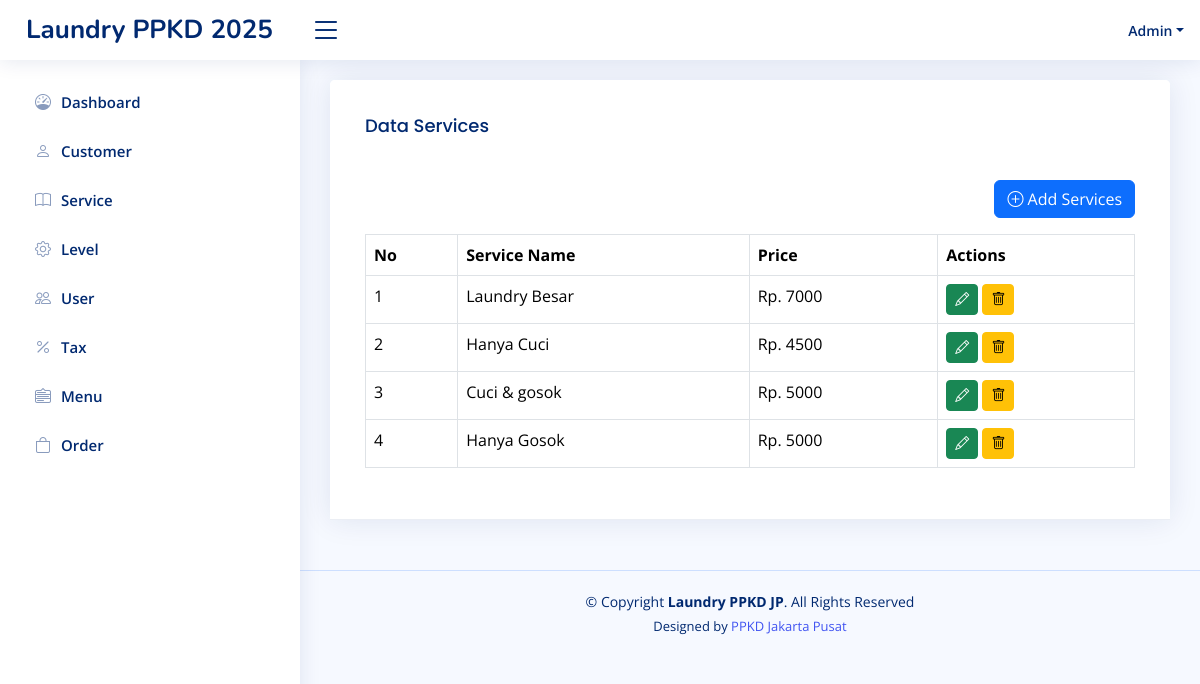
Page /home.php?page=service (signed in) on the earlier database version.
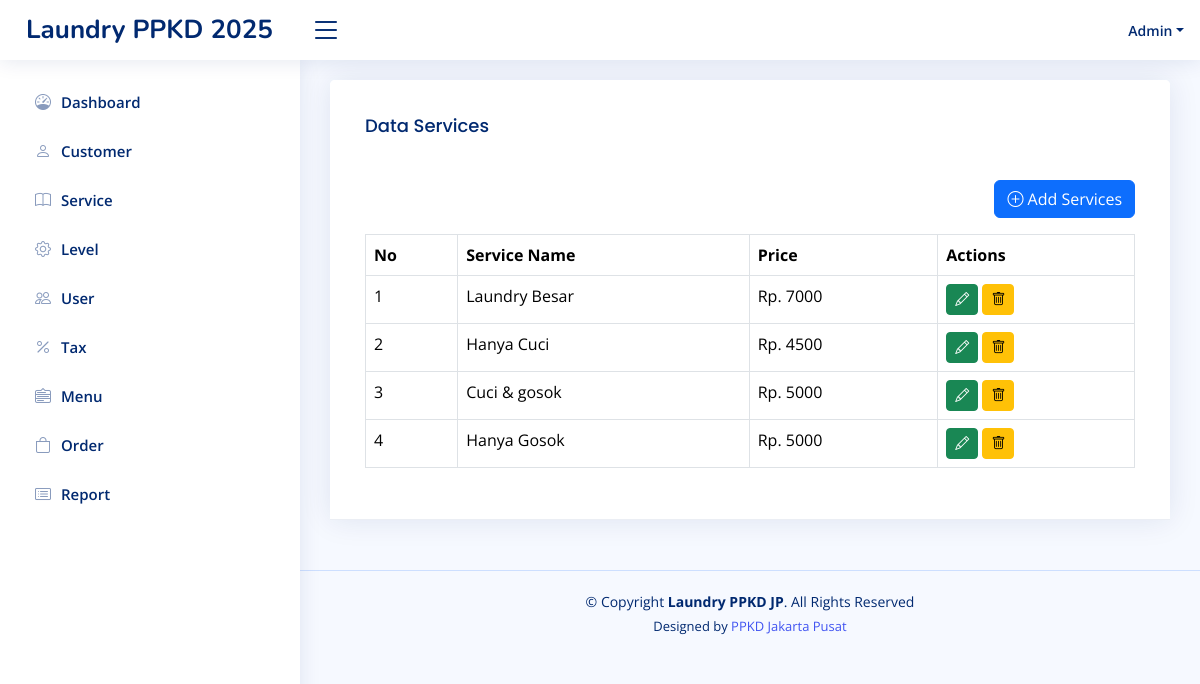
Same page on the later database version.
### tables this page shows
CREATE TABLE `level_menus` (
  `id` int(11) NOT NULL,
  `level_id` int(11) NOT NULL,
  `menu_id` int(11) NOT NULL,
  `created_at` timestamp NOT NULL DEFAULT current_timestamp(),
  `updated_at` timestamp NULL DEFAULT NULL ON UPDATE current_timestamp()
);

CREATE TABLE `menus` (
  `id` int(11) NOT NULL,
  `name` varchar(30) NOT NULL,
  `icon` varchar(30) NOT NULL,
  `link` varchar(30) NOT NULL,
  `order` int(11) NOT NULL,
  `created_at` timestamp NOT NULL DEFAULT current_timestamp(),
  `updated_at` timestamp NULL DEFAULT NULL ON UPDATE current_timestamp()
);

CREATE TABLE `services` (
  `id` int(11) NOT NULL,
  `name` varchar(50) NOT NULL,
  `price` int(11) NOT NULL,
  `description` text NOT NULL,
  `created_at` timestamp NOT NULL DEFAULT current_timestamp(),
  `updated_at` timestamp NULL DEFAULT NULL ON UPDATE current_timestamp()
);

### pages/service.php (the view, shortened to what this page needs)
<?php
$q_services = mysqli_query($config, "SELECT  * FROM services ORDER BY id DESC");
$services = mysqli_fetch_all($q_services, MYSQLI_ASSOC);
?>
<!DOCTYPE html>
<html lang="en">
<head>
</head>
<body>
    <div class="row">
        <div class="col-sm-12">
            <div class="card">
                <div class="card-header">
                    <div class="card-body">
                        <h3 class="card-title">Data Services</h3>
                    </div>
                    <div class="card-body">
                        <div class="d-flex mb-3 justify-content-end">
                            <a href="?page=tambah-service" class="btn btn-primary">
                                <i class="bi bi-plus-circle"></i> Add Services
                            </a>
                        </div>
                        <table class="table table-bordered">
                            <tr>
                                <th>No</th>
                                <th>Service Name</th>
                                <th>Price</th>
                                <th>Actions</th>
                            </tr>
                            <?php
                            foreach ($services as $key => $service) {
                            ?>
                                <tr>
                                    <td><?php echo $key + 1 ?></td>
                                    <td><?php echo $service['name'] ?></td>
                                    <td>Rp. <?php echo $service['price'] ?></td>
                                    <td>
                                        <a class="btn btn-success btn-sm"
                                            href="?page=tambah-service&edit=<?= $service['id'] ?>">
                                            <i class="bi bi-pencil"></i>
                                        </a>
                                        <form class="d-inline" action="?page=service&delete=<?= $service['id'] ?>"
                                            method="post" onclick="return confirm('Are you sure you want to delete?')">
                                            <button type="submit" class="btn btn-warning btn-sm">
                                                <i class="bi bi-trash"></i>
                                            </button>
                                        </form>
                                    </td>
                                </tr>
                            <?php
                            }
                            ?>
                        </table>
                    </div>
                </div>
            </div>
        </div>
    </div>
</body>
</html>

### inc/sidebar.php
<?php
$level_id = $_SESSION['LEVEL_ID'] ?? '';
$querylevelMenu = mysqli_query($config, "SELECT * FROM menus JOIN level_menus ON menus.id = level_menus.menu_id WHERE level_id = '$level_id' ORDER BY `order` ASC");
$rowLevelMenus = mysqli_fetch_all($querylevelMenu, MYSQLI_ASSOC);
?>
<aside id="sidebar" class="sidebar">
    <ul class="sidebar-nav" id="sidebar-nav">
        <?php foreach ($rowLevelMenus as $rowLevelMenu): ?>
            <li class="nav-item">
                <a class="nav-link collapsed" href="?page=<?= $rowLevelMenu['link'] ?>">
                    <i class="<?= $rowLevelMenu['icon'] ?>"></i>
                    <span><?= $rowLevelMenu['name'] ?></span>
                </a>
            </li>
        <?php endforeach ?>
</aside>

Differences in the rows shown:
added level_menus: menu.name "Report"
